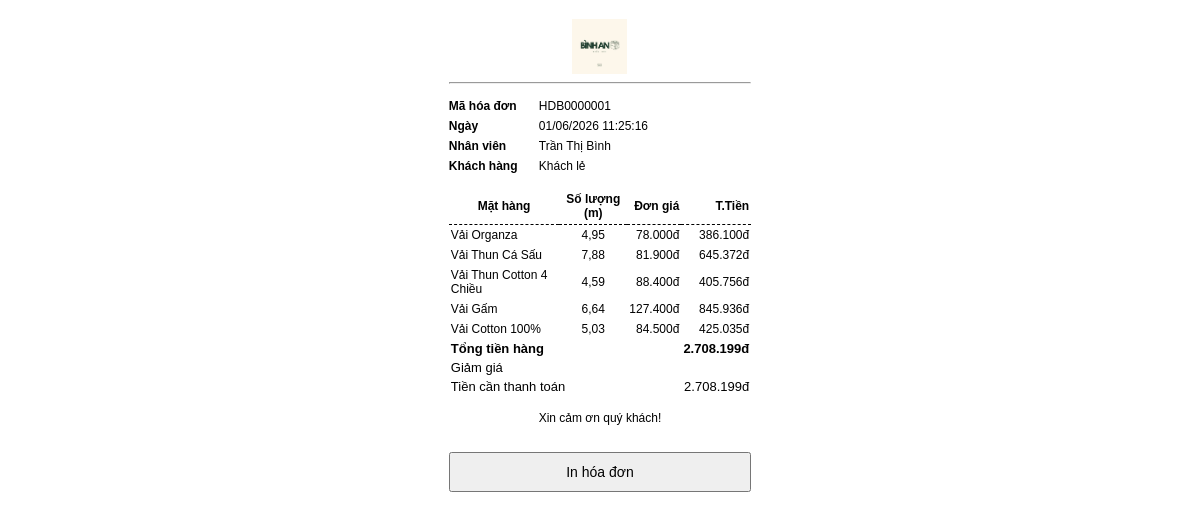
Page /sales/orders/1/print/ (signed in) on the committed database.
### sales/models.py (models this page shows, shortened)
class SalesOrder(models.Model):
    class Status(models.TextChoices):
        DRAFT = "draft", "Nháp"
        COMPLETED = "completed", "Đã thanh toán"
        CANCELLED = "cancelled", "Đã hủy"
    employee = models.ForeignKey(settings.AUTH_USER_MODEL,on_delete=models.PROTECT,related_name="sales_orders",verbose_name="Nhân viên")
    discount = models.DecimalField( max_digits=12,decimal_places=0,default=0,verbose_name="Giảm giá")
    total_amount = models.DecimalField( max_digits=12,decimal_places=0,default=0,verbose_name="Tổng tiền")
    final_amount = models.DecimalField( max_digits=12,decimal_places=0,default=0,verbose_name="Thành tiền")
    status = models.CharField(  max_length=20,choices=Status.choices,default=Status.DRAFT,db_index=True,verbose_name="Trạng thái")
    created_at = models.DateTimeField( auto_now_add=True, verbose_name="Ngày lập")
    completed_at = models.DateTimeField(null=True, blank=True, verbose_name="Ngày thanh toán")
    updated_at = models.DateTimeField( auto_now=True,verbose_name="Ngày cập nhật")
    note = models.TextField(blank=True, default="", verbose_name="Ghi chú")
    class Meta:
        ordering = ["-created_at"]
        verbose_name = "Hóa đơn bán"
        verbose_name_plural = "Hóa đơn bán"
    @property
    def order_code(self):
        return f"HDB{self.pk:07d}" if self.pk else "HDBM"

class SalesOrderItem(models.Model):
    order = models.ForeignKey( SalesOrder, on_delete=models.CASCADE, related_name="items",verbose_name="Hóa đơn")
    product = models.ForeignKey(Product, on_delete=models.PROTECT,related_name="sales_items",verbose_name="Sản phẩm")
    quantity = models.DecimalField(max_digits=10, decimal_places=2,verbose_name="Số lượng (mét)")
    unit_price = models.DecimalField( max_digits=12, decimal_places=0,verbose_name="Đơn giá")
    subtotal = models.DecimalField(max_digits=12,decimal_places=0,editable=False,verbose_name="Thành tiền")
    class Meta:
        ordering = ["id"]
        verbose_name = "Chi tiết hóa đơn"
        verbose_name_plural = "Chi tiết hóa đơn"

### accounts/models.py (models this page shows, shortened)
class User(AbstractUser):
    first_name = None
    last_name = None
    class Role(models.TextChoices):
        OWNER = "OWNER", "Chủ cửa hàng"
        EMPLOYEE = "EMPLOYEE", "Nhân viên"
    username = models.CharField(max_length=50,unique=True,verbose_name="Tên đăng nhập")
    full_name = models.CharField(max_length=100,verbose_name="Họ và tên")
    phone = models.CharField(max_length=10,unique=True,verbose_name="Số điện thoại")
    role = models.CharField( max_length=20, choices=Role.choices, default=Role.EMPLOYEE, verbose_name="Vai trò")
    is_active = models.BooleanField(default=True,verbose_name="Đang hoạt động")
    created_at = models.DateTimeField(auto_now_add=True,verbose_name="Ngày tạo")
    updated_at = models.DateTimeField(auto_now=True,verbose_name="Ngày cập nhật")
    USERNAME_FIELD = "username"
    REQUIRED_FIELDS = ["full_name", "phone"]
    class Meta:
        db_table = "users"
        ordering = ["full_name"]
        verbose_name = "Người dùng"
        verbose_name_plural = "Người dùng"

### inventory/models.py (models this page shows, shortened)
class Product(models.Model):
    class Status(models.TextChoices):
        ACTIVE = "active", "Còn bán"
        INACTIVE = "inactive", "Ngừng kinh doanh"
    name = models.CharField(max_length=200,unique=True,verbose_name="Tên vải"    )
    cost_price = models.DecimalField(max_digits=12,decimal_places=0,default=0, verbose_name="Giá vốn"    )
    selling_price = models.DecimalField(max_digits=12,decimal_places=0,default=0,verbose_name="Giá bán")
    stock_quantity = models.DecimalField(max_digits=10,decimal_places=2,default=Decimal("0.00"),verbose_name="Tồn kho (mét)")
    minimum_stock = models.DecimalField(max_digits=10,decimal_places=2,default=5,verbose_name="Tồn kho tối thiểu")
    status = models.CharField(max_length=20,choices=Status.choices,default=Status.ACTIVE, verbose_name="Trạng thái")
    created_at = models.DateTimeField(auto_now_add=True)
    updated_at = models.DateTimeField(auto_now=True)
    profit_margin = models.DecimalField(max_digits=5,decimal_places=2,default=Decimal("0.00"), verbose_name="Tỷ lệ lợi nhuận (%)")
    class Meta:
        verbose_name = "Mặt hàng"
        verbose_name_plural = "Mặt hàng"
        ordering = ["name"]

### sales/views.py (the view)
# urls.py: path("orders/<int:order_id>/print/", views.print_invoice, name="print_invoice",),
@login_required(login_url="login")
def print_invoice(request, order_id):
    order = get_order(order_id)
    return render(request, "sales/invoice.html", {"order": order,},)

### accounts/context_processors.py (called while the page is built)
def notifications_context(request):
    if request.user.is_authenticated:
        user_notifications = Notification.objects.filter(receiver=request.user).order_by("-created_at")[:10]
        unread_count = Notification.objects.filter(receiver=request.user, is_read=False).count()
        return {
            "notifications": user_notifications,
            "unread_notification_count": unread_count,
        }
    return {
        "notifications": [],
        "unread_notification_count": 0,
    }

### sales/templatetags/money.py (called while the page is built)
@register.filter
def money(value):
    if value in [None, ""]:
        return ""
    try:
        numeric_value = float(value)
        return f"{numeric_value:,.0f}".replace(",", ".") + "đ"
    except (ValueError, TypeError):
        return value

### sales/views.py (called while the page is built)
def get_order(order_id):
    return get_object_or_404(
        SalesOrder.objects
        .select_related("employee")
        .prefetch_related("items__product"),
        pk=order_id,
    )

### templates/sales/invoice.html (shortened to what this page needs)
{% load static %}
{% load money %}
<!DOCTYPE html>
<html lang="vi">
<head>
    <link rel="stylesheet" href="{% static 'css/invoice.css' %}">
</head>
<body>
    <div class="invoice">
        <div class="shop-header">
            <img src="{% static 'img/Logo.jpg' %}" alt="Logo cửa hàng" class="shop-logo">
        </div>
        <hr>
        <div class="invoice-info">
            <div class="info-row">
                <span class="label">Mã hóa đơn</span>
                <span class="value">{{ order.order_code }}</span>
            </div>
            <div class="info-row">
                <span class="label">Ngày</span>
                <span class="value">{{ order.created_at|date:"d/m/Y H:i:s" }}</span>
            </div>
            <div class="info-row">
                <span class="label">Nhân viên</span>
                <span class="value">{{ order.employee.full_name }}</span>
            </div>
            <div class="info-row">
                <span class="label">Khách hàng</span>
                <span class="value">Khách lẻ</span>
            </div>
        </div>
        <table>
            <thead>
                <tr>
                    <th>Mặt hàng</th>
                    <th class="center">Số lượng (m)</th>
                    <th class="right">Đơn giá</th>
                    <th class="right">T.Tiền</th>
                </tr>
            </thead>
            <tbody>
                {% for item in order.items.all %}
                <tr>
                    <td>{{ item.product.name }}</td>
                    <td class="center">
                        {{ item.quantity|floatformat:2 }}
                    </td>
                    <td class="right">
                        {{ item.unit_price|money }}
                    </td>
                    <td class="right">
                        {{ item.subtotal |money}}
                    </td>
                </tr>
                {% endfor %}
            </tbody>
            <tfoot>
                <tr>
                    <td colspan="3" class="summary-label-cell">
                        <strong>Tổng tiền hàng</strong>
                    </td>
                    <td class="right summary-value-cell">
                        <strong>{{ order.total_amount|default:order.final_amount|money }}</strong>
                    </td>
                </tr>
                <tr>
                    <td colspan="3" class="summary-label-cell">
                        Giảm giá
                    </td>
                    <td class="right summary-value-cell">
                    </td>
                </tr>
                <tr>
                    <td colspan="3" class="summary-label-cell">
                        Tiền cần thanh toán
                    </td>
                    <td class="right summary-value-cell">
                        {{ order.final_amount|money }}
                    </td>
                </tr>
            </tfoot>
        </table>
        <p style="text-align:center; margin-top:15px;"> Xin cảm ơn quý khách!</p>
        <button
            type="button"
            class="btn"
            onclick="window.print()">
            In hóa đơn
        </button>
    </div>
</body>
</html>

### static/css/invoice.css (style rules this page uses)
body { font-family: Arial, sans-serif; width: 80mm; margin: 0 auto; padding: 5mm; font-size: 12px; }
.shop-header { text-align: center; margin-bottom: 8px; }
.shop-logo { display: block; margin: 0 auto; max-width: 80px; max-height: 55px; object-fit: contain; }
table { width:100%; border-collapse:collapse; }
th,td { border-bottom:1px; padding:4px 0; font-size:12px; }
th { font-weight:700; }
.btn { margin-top:15px; width:100%; padding:10px; font-size:14px; cursor:pointer; }
.invoice-info { margin:15px 0; }
.info-row { display:flex; margin-bottom:6px; }
.label { width:90px; font-weight:bold; }
.value { flex:1; }
table { width:100%; border-collapse:collapse; font-size:12px; }
th { border-bottom:1px dashed #000; padding:4px 2px; }
td { padding:3px 2px; }
.center { text-align:center; }
.right { text-align:right; }
tfoot td { font-size:13px; padding:2px 2px; border: none; }
tfoot strong { font-weight: 700; }
.summary-label-cell, .summary-value-cell { font-weight: 400; }
.summary-label-cell { text-align: left; }
.summary-value-cell { text-align: right; }

### rows in the picture
SalesOrder: order_code "HDB0000001", created_at "01/06/2026 11:25:16", employee.full_name "Trần Thị Bình", total_amount "2.708.199đ", final_amount "2.708.199đ"
SalesOrderItem: product.name "Vải Organza", quantity "4,95", unit_price "78.000đ", subtotal "386.100đ"
SalesOrderItem: product.name "Vải Thun Cá Sấu", quantity "7,88", unit_price "81.900đ", subtotal "645.372đ"
SalesOrderItem: product.name "Vải Thun Cotton 4 Chiều", quantity "4,59", unit_price "88.400đ", subtotal "405.756đ"
SalesOrderItem: product.name "Vải Gấm", quantity "6,64", unit_price "127.400đ", subtotal "845.936đ"
SalesOrderItem: product.name "Vải Cotton 100%", quantity "5,03", unit_price "84.500đ", subtotal "425.035đ"
